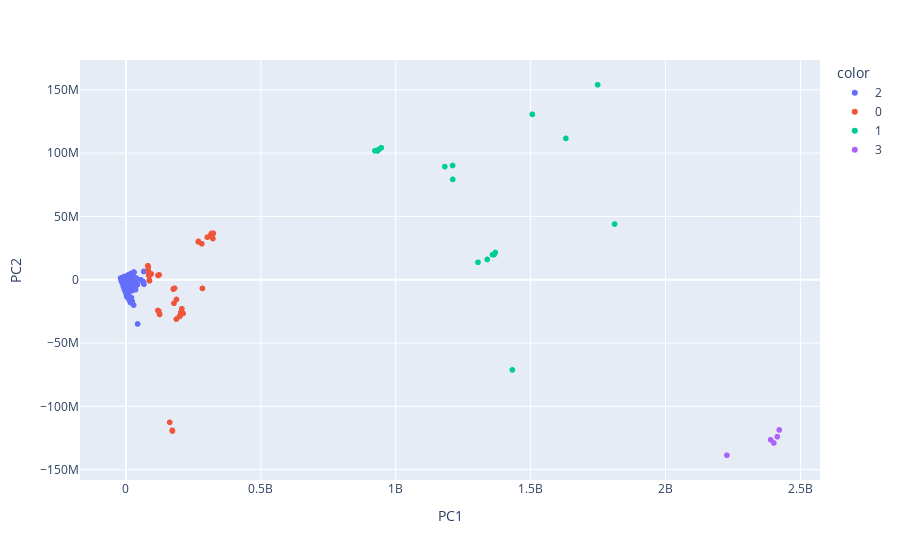

This figure's notebook cell:
### Code cell
# Create scatter plot of `PC2` vs `PC1`
fig = px.scatter(data_frame=pcadf, x='PC1', y='PC2', color=labels.astype(str))

fig.show()
